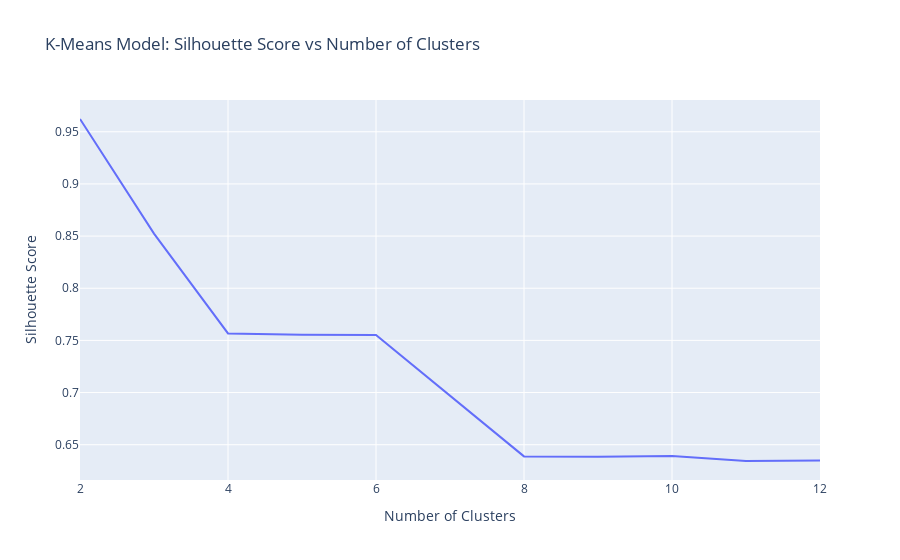

Source (notebook cell):
### Markdown cell above
#### Task 6.5.15
Use plotly.express.line() to create a line plot that shows the values of silhouette_scores as a function of n_clusters.

### Code cell
# Create a line plot of `silhouette_scores` vs `n_clusters`
fig = px.line(
    x=n_clusters, y=silhouette_scores,
    title="K-Means Model: Silhouette Score vs Number of Clusters"
)

fig.update_layout(xaxis_title="Number of Clusters", yaxis_title="Silhouette Score")
fig.show()

### Figure 1 — Plotly figure (JSON) as saved in the notebook; plotly's stock layout.template omitted (floating-point values rounded to 4 significant figures)
{"data": [{"hovertemplate": "x=%{x}<br>y=%{y}<extra></extra>", "legendgroup": "", "line": {"color": "#636efa", "dash": "solid"}, "marker": {"symbol": "circle"}, "mode": "lines", "name": "", "orientation": "v", "showlegend": false, "type": "scatter", "x": [2, 3, 4, 5, 6, 7, 8, 9, 10, 11, 12], "xaxis": "x", "y": [0.9622, 0.8524, 0.7567, 0.7555, 0.7552, 0.6969, 0.6388, 0.6386, 0.6393, 0.6344, 0.6349], "yaxis": "y"}], "layout": {"legend": {"tracegroupgap": 0}, "title": {"text": "K-Means Model: Silhouette Score vs Number of Clusters"}, "xaxis": {"anchor": "y", "domain": [0, 1], "title": {"text": "Number of Clusters"}}, "yaxis": {"anchor": "x", "domain": [0, 1], "title": {"text": "Silhouette Score"}}}}
